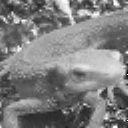

Write Python code to recreate this figure.
import cv2
import numpy as np
import matplotlib.pyplot as plt

# Read image
img = cv2.imread("imori.jpg").astype(np.float32)
H, W, C = img.shape

# Grayscale
gray = 0.2126 * img[..., 2] + 0.7152 * img[..., 1] + 0.0722 * img[..., 0]

def resize(img, a):
    _h, _w  = img.shape
    h = int(a * _h)
    w = int(a * _w)
    y = np.arange(h).repeat(w).reshape(w, -1)
    x = np.tile(np.arange(w), (h, 1))
    y = (y / a)
    x = (x / a)

    ix = np.floor(x).astype(np.int)
    iy = np.floor(y).astype(np.int)
    ix = np.minimum(ix, _w-2)
    iy = np.minimum(iy, _w-2)

    dx = x - ix
    dy = y - iy
    
    out = (1-dx) * (1-dy) * img[iy, ix] + dx * (1 - dy) * img[iy, ix+1] + (1 - dx) * dy * img[iy+1, ix] + dx * dy * img[iy+1, ix+1]
    out[out>255] = 255

    return out

p = resize(gray, 0.5)
p = resize(p, 2.)

out = p.astype(np.uint8)

# Save result
cv2.imshow("result", out)
cv2.waitKey(0)
cv2.imwrite("out.jpg", out)
